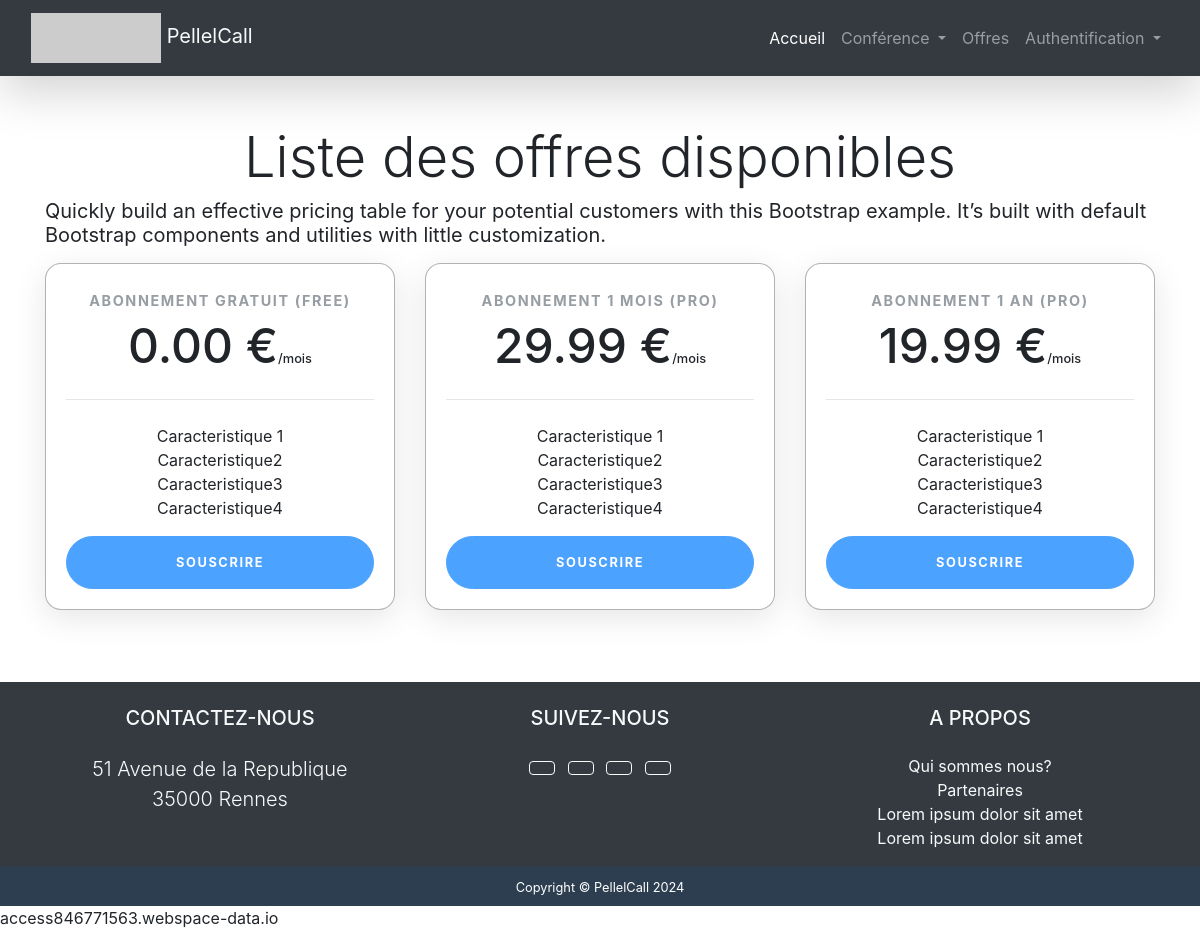
The page /meeting/offers/ on the database its author committed.
### meeting/models.py (models this page shows, shortened)
class Offer(models.Model):
    title = models.CharField(max_length=255, verbose_name="titre")
    description = models.TextField()
    price = models.DecimalField(verbose_name="prix", max_digits=10, decimal_places=2)
    users = models.ManyToManyField(User, through="Souscription", verbose_name="Utilisateurs souscrits", related_name="offers")
    class Meta:
        verbose_name = "offre"

### meeting/views.py (the view)
class OfferList(ListView):
    model = Offer
    context_object_name = 'offers'
    template_name = 'meeting/offers.html'

### meeting/templates/meeting/offers.html (shortened to what this page needs)
{% extends 'base.html' %}
{% block othercss %}
    {% load static %}
    <link rel="stylesheet" href="{% static 'meeting/css/offer.css' %}">
{% endblock %}
{% block content %}
<section class="pricing pb-4">
    <div class="container">
        <h2 class="display-4 text-center">Liste des offres disponibles </h2>
        <p class="h5 font-weight-normal">Quickly build an effective pricing table for your potential customers
        with this Bootstrap example. It’s built with default Bootstrap components
        and utilities with little customization.</p>
        <div class="row mt-3">
            {% if offers %}
                {% for offer in offers  %}
                <div class="col-lg-4">
                    <div class="card mb-5 mb-lg-0">
                        <div class="card-body">
                            <h5 class="card-title text-muted text-uppercase text-center">{{offer.title}}</h5>
                            <h6 class="card-price text-center">{{offer.price}} €<span class="period">/mois</span></h6>
                            <hr>
                            <div class="card-description text-center">
                                {{offer.description|linebreaks}}
                            </div>
                            <a href="{% url 'offer_detail' offer.id %}" class="btn btn-block btn-primary text-uppercase">Souscrire</a>
                        </div>
                    </div>
                </div>
                {% endfor %}
            {% else %}
                <p>Il n'y a pas d'offres </p>
            {% endif %}
        </div>
    </div>
</section>
{% endblock %}

### static/css/index.css (style rules this page uses)
html, body { height: 100%; }

### meeting/static/meeting/css/offer.css (style rules this page uses)
.pricing .card { border: 0.05rem solid rgba(0, 0, 0, 0.3); border-radius: 1rem; transition: all 0.2s; box-shadow: 0 0.5rem 2rem 0 rgba(0, 0, 0, 0.1); }
.pricing hr { margin: 1.5rem 0; }
.pricing .card-title { margin: 0.5rem 0; font-size: 0.9rem; letter-spacing: .1rem; font-weight: bold; }
.pricing .card-price { font-size: 3rem; margin: 0; }
.pricing .card-price .period { font-size: 0.8rem; }
.pricing .card-description { margin-bottom: 1rem; }
.pricing .text-muted { opacity: 0.7; }
.pricing .btn { font-size: 80%; border-radius: 5rem; letter-spacing: .1rem; font-weight: bold; padding: 1rem; opacity: 0.7; transition: all 0.2s; }

### rows shown on the page
Offer: title "ABONNEMENT GRATUIT (FREE)", price "0.00", description "Caracteristique 1 Caracteristique2 Caracteristique3 Caracteristique4"
Offer: title "ABONNEMENT 1 MOIS (PRO)", price "29.99", description "Caracteristique 1 Caracteristique2 Caracteristique3 Caracteristique4"
Offer: title "ABONNEMENT 1 AN (PRO)", price "19.99", description "Caracteristique 1 Caracteristique2 Caracteristique3 Caracteristique4"
